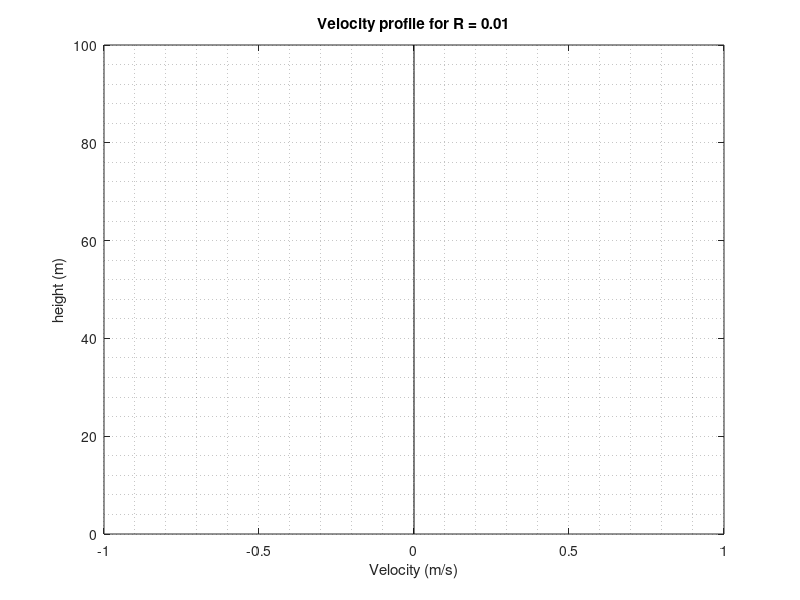

The MATLAB source for this figure:
clc; clear all; close all

% Setup

U0 = 0;     % Initial speed
nu = 10^(-6);           % Kinematic viscocity nu = mu/rho
h = 100;               % Height
nmbrPts = 20;           % Number of vertical divides
% Reynolds Number
Re = 0.01;        % Value of Re changed for each question
omega   = Re*nu/(h^2);      % Omega

% Discretization
dy = h/(nmbrPts - 1);      % height step --- MINUS ONE FOR SOME REASON
dt = 0.5 * (dy^2) / nu; % time step
C = (nu*dt)/(dy^2);     % Stability parameter

elapsedTime = int32(10/omega);        % Measure profile at this time
                                        % Re 0.001 was chosen because it requires much more time to become stable
tsteps = idivide(elapsedTime, dt, 'ceil');  % Find number of steps, round up

t = 0;
Uo = 1;     % Speed constant
U(nmbrPts) = 0;    % Velocities for first Reynolds number
% Rows are the speeds for different times, columns are at different heights
%Unew = zeros(nmbrPts + 2);  % Updating velocity values or something...
y = linspace(0,h,nmbrPts);

for i = 1:tsteps
  %Uplate = Uo*sin(omega(1)*t);   % Velocity of bottom plate
  t = t+dt;
  for j = 2:nmbrPts-1
    U(j) = U(j) + C * (U(j-1) + U(j+1) - (2*U(j)));  % Update speeds for current time - First Re
  end
  Uplate = cos(omega*t);      % Set plate speed
  U(end) = U0;                % Set top plate speed
end

plot(U, y, 'k');
title('Velocity profile for R = 0.01');
xlabel('Velocity (m/s)');
ylabel('height (m)')
grid minor
